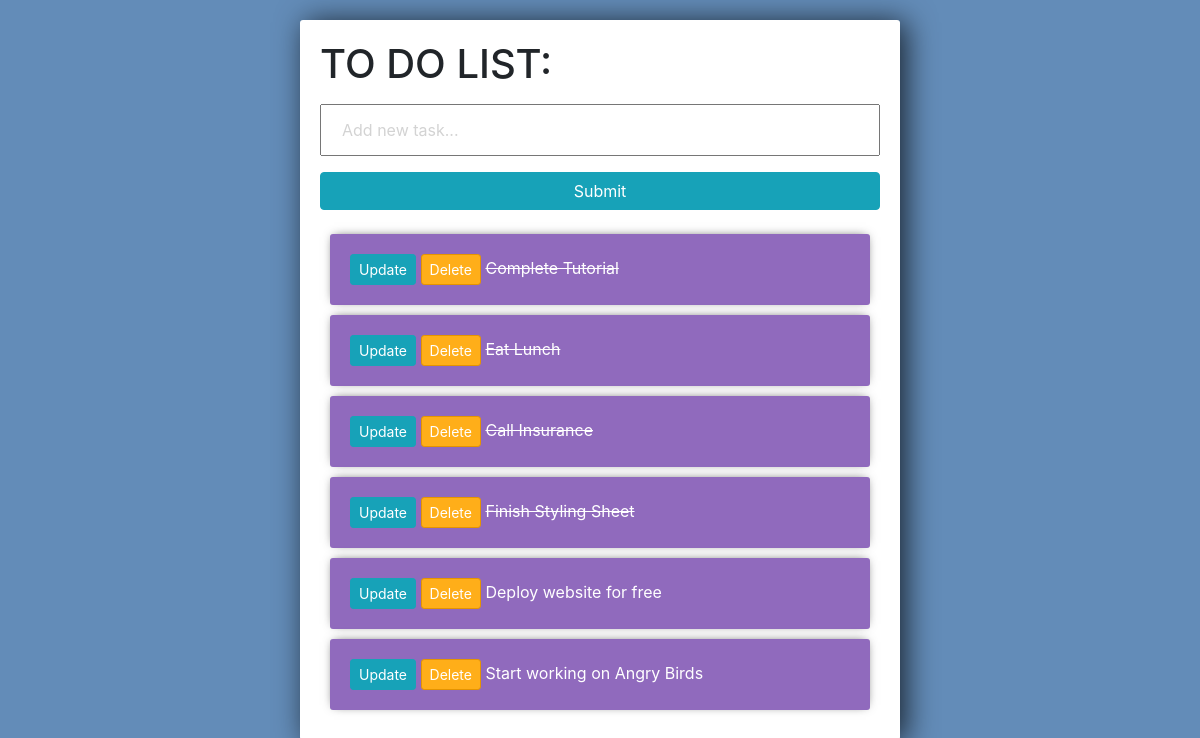
Before: / with the older database file.
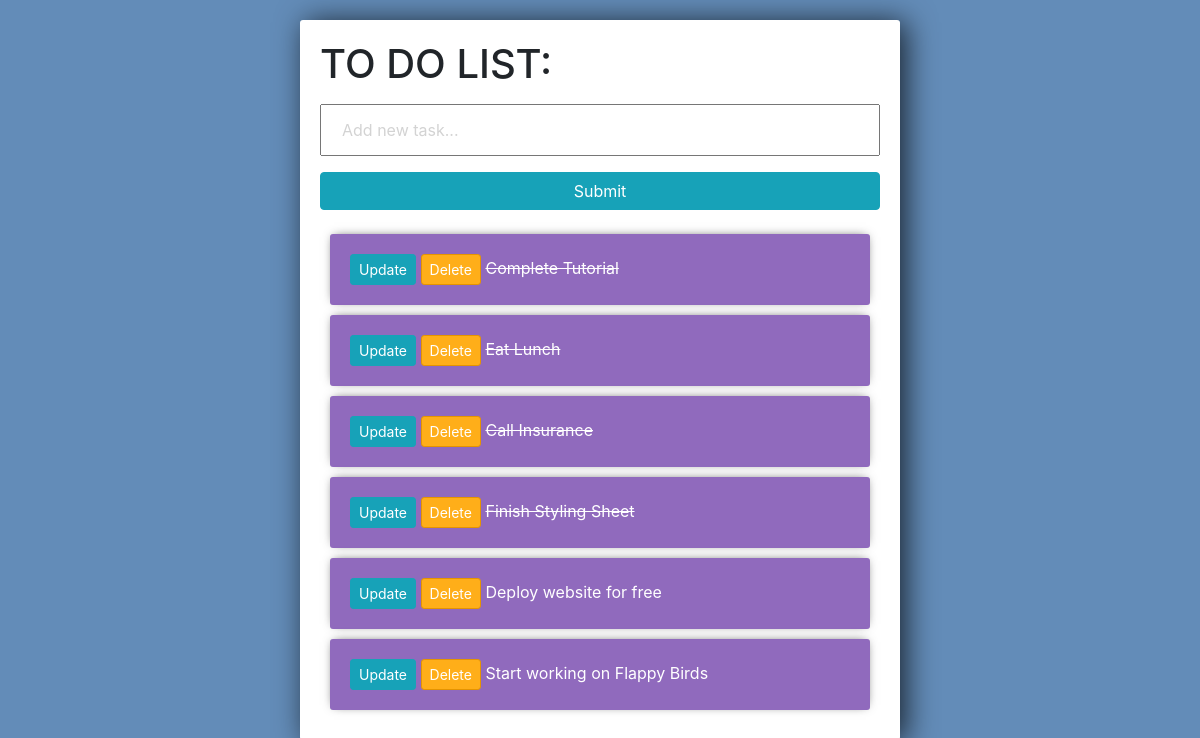
After: the same page with the newer database file.
### tasks/models.py (models this page shows)
class Task(models.Model):
    title = models.CharField(max_length=200)
    complete = models.BooleanField(default=False)
    created = models.DateTimeField(auto_now_add=True)
    def __str__(self):
        return self.title

### tasks/views.py (the view)
# urls.py: path('', views.index, name="list"),
def index(request):
    tasks = Task.objects.all()
    form = TaskForm()
    if request.method == 'POST':
        form = TaskForm(request.POST)
        if form.is_valid():
            form.save()
        return redirect('/')
    context = {'tasks':tasks, 'form':form}
    return render(request, 'tasks/list.html', context)

### tasks/forms.py
class TaskForm(forms.ModelForm):
    title = forms.CharField(widget = forms.TextInput(attrs={'placeholder':'Add new task...'}))
    class Meta:
        model = Task
        fields = '__all__'

### tasks/templates/tasks/list.html (shortened to what this page needs)
<link rel="stylesheet" href="https://stackpath.bootstrapcdn.com/bootstrap/4.3.1/css/bootstrap.min.css">
<div class="center-column">
    <h1> TO DO LIST: </h1>
    <form method='POST' action='/'>
        {{form.title}}
        <input class="btn btn-info" type="submit" name="Create Task">
    </form>
    <div class="to-list">
        {% for task in tasks %}
            <div class="item-row">
                <a class="btn btn-sm btn-info" href="{% url 'update_task' task.id %}"> Update </a>
                <a class="btn btn-sm btn-danger" href="{% url 'delete' task.id %}"> Delete </a>
                {% if task.complete == True %}
                    <strike> {{task}} </strike>
                {% else %}
                    <span> {{task}} </span>
                {% endif %}
            </div>
        {% endfor %}
    </div>
</div>

Changed rows visible on the page:
changed Task: title "Start working on Angry Birds" → "Start working on Flappy Birds"
